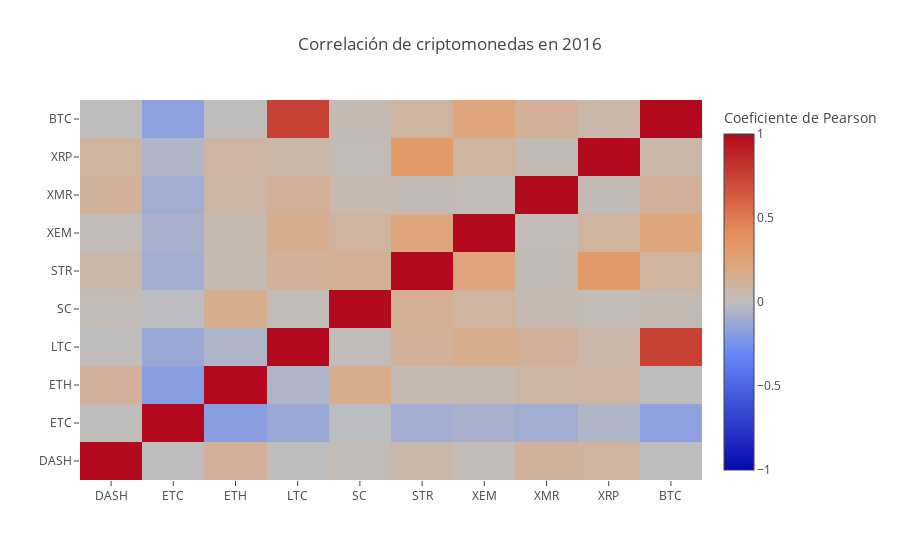

Write notebook code for a chart like this one.
### Code cell
# Función de visualización
correlation_heatmap(combined_df_2016.pct_change(), "Correlación de criptomonedas en 2016")
